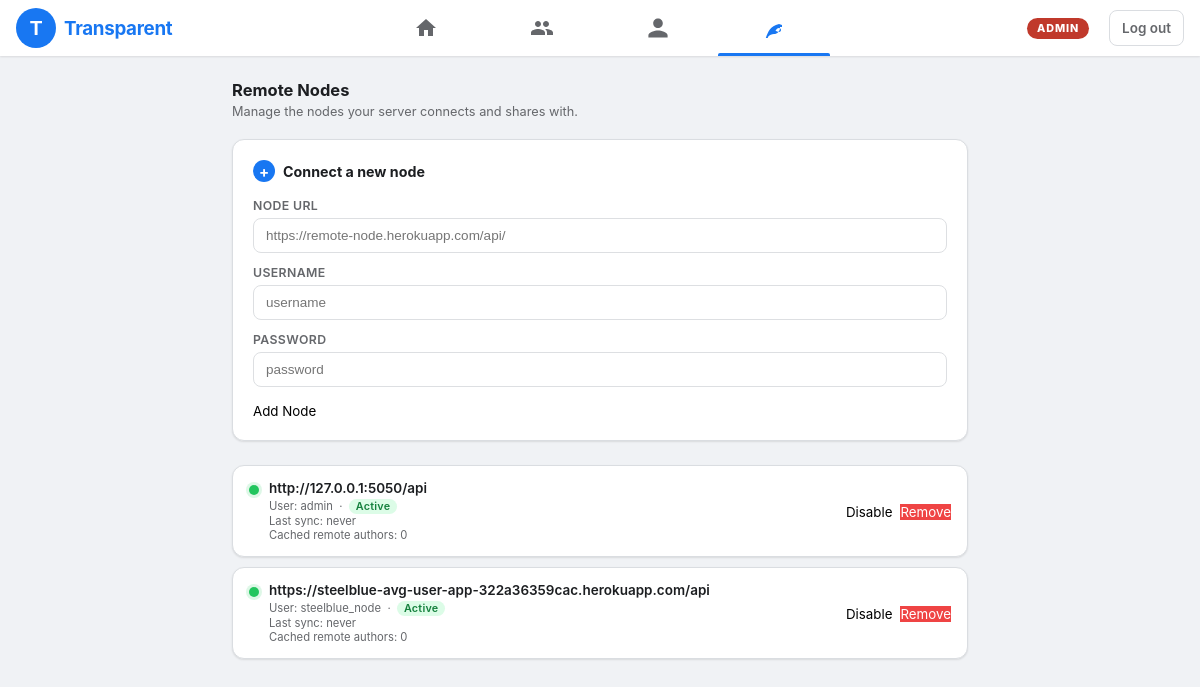
The app's page /nodes/ (signed in) with its own data.
### nodes/models.py (models this page shows, shortened)
class Node(models.Model):
    base_url = models.URLField(unique=True, blank=True, null=True)
    username = models.CharField(max_length=255)
    password = models.CharField(max_length=255)
    active = models.BooleanField(default=True)
    last_sync_attempt_at = models.DateTimeField(null=True, blank=True)
    last_sync_success_at = models.DateTimeField(null=True, blank=True)
    last_sync_error = models.TextField(blank=True, default="")
    last_sync_count = models.PositiveIntegerField(default=0)
    objects = NodeQuerySet.as_manager()
    class Meta:
        ordering = ["base_url"]

### nodes/views.py (the view)
# urls.py: path("", views.nodes_list, name="nodes_list"),
@staff_member_required
def nodes_list(request):
    nodes = Node.objects.exclude(base_url__isnull=True).exclude(base_url="").order_by("base_url")
    return render(request, "nodes.html", {"nodes": nodes, "active_nav": "nodes"})

### templates/nodes.html (shortened to what this page needs)
{% load static %}
<!doctype html>
<html lang="en">
  <head>
    <link rel="stylesheet" href="{% static 'base.css' %}" />
    <link rel="stylesheet" href="{% static 'stream.css' %}" />
  </head>
  <body>
    {% include "ui/_header.html" %}
    <main class="nodes-wrap">
      <div class="nodes-page-title">Remote Nodes</div>
      <div class="nodes-page-subtitle">
        Manage the nodes your server connects and shares with.
      </div>
      <div class="nodes-add-card">
        <div class="nodes-add-card__title">Connect a new node</div>
        <form method="post" action="{% url 'nodes_add' %}">
          <div class="nodes-field">
            <label>Node URL</label>
            <input
              type="url"
              name="base_url"
              placeholder="https://remote-node.herokuapp.com/api/"
              required
            />
          </div>
          <div class="nodes-field">
            <label>Username</label>
            <input
              type="text"
              name="username"
              placeholder="username"
              required
            />
          </div>
          <div class="nodes-field">
            <label>Password</label>
            <input
              type="password"
              name="password"
              placeholder="password"
              required
            />
          </div>
          <button
            type="submit"
            class="overlay-btn overlay-btn--primary"
            style="margin-top: 4px"
          >
            Add Node
          </button>
        </form>
      </div>
      {% for node in nodes %}
      <div
        class="node-card {% if not node.active %}node-card--disabled{% endif %}"
      >
        <div class="node-card__left">
          <span
            class="node-status-dot {% if node.active %}node-status-dot--active{% else %}node-status-dot--disabled{% endif %}"
          ></span>
          <div>
            <div class="node-card__url">{{ node.base_url }}</div>
            <div class="node-card__meta">
              User: {{ node.username }} &nbsp;&middot;&nbsp;
              <span
                class="node-badge {% if node.active %}node-badge--active{% else %}node-badge--disabled{% endif %}"
                >{% if node.active %}Active{% else %}Disabled{% endif %}</span
              >
              <br />
              {% if node.last_sync_attempt_at %}
              Last sync: {{ node.last_sync_attempt_at }}
              {% else %}
              Last sync: never
              {% endif %}
              <br />
              Cached remote authors: {{ node.last_sync_count }}
            </div>
          </div>
        </div>
        <div class="node-card__actions">
          <form method="post" action="{% url 'nodes_toggle' node.pk %}">
            <button
              type="submit"
              class="overlay-btn {% if node.active %}overlay-btn--secondary{% else %}overlay-btn--primary{% endif %}"
            >
              {% if node.active %}Disable{% else %}Enable{% endif %}
            </button>
          </form>
          <form method="post" action="{% url 'nodes_delete' node.pk %}">
            <button
              type="submit"
              class="overlay-btn overlay-btn--danger"
              onclick="return confirm('Remove this node?');"
            >
              Remove
            </button>
          </form>
        </div>
      </div>
      {% endfor %}
    </main>
  </body>
</html>

### static/base.css (style rules this page uses)
:root { --primary: #1877f2; --primary-hover: #166fe5; --green: #42b72a; --green-hover: #36a420; --bg: #f0f2f5; --surface: #ffffff; --surface-hover: #f2f2f2; --text-primary: #1c1e21; --text-secondary: #65676b; --text-muted: #8a8d91; --border: #dadde1; --border-input: #dddfe2; --error-bg: #fff0f0; --error-border: #f5c2c2; --error-color: #c0392b; --navbar-height: 56px; --radius: 8px; --radius-lg: 12px; --avatar-size: 40px; --avatar-sm: 32px; --shadow: 0 1px 2px rgba(0, 0, 0, .1); --shadow-card: 0 2px 4px rgba(0, 0, 0, .1), 0 8px 16px rgba(0, 0, 0, .1); --font: -apple-system, BlinkMacSystemFont, "Segoe UI", Roboto, Helvetica, Arial, sans-serif; }
*, *::before, *::after { box-sizing: border-box; margin: 0; padding: 0; }
html { font-size: 15px; }
body { font-family: var(--font); background: var(--bg); color: var(--text-primary); min-height: 100vh; }
button { font-family: var(--font); cursor: pointer; border: none; background: none; }
.overlay-btn--danger { background: #ef4444; color: #fff; border-color: #ef4444; }

### templates/nodes.html (style rules this page uses)
.nodes-wrap { max-width: 760px; margin: calc(var(--navbar-height) + 24px) auto 40px; padding: 0 12px; }
.nodes-page-title { font-size: 1.1rem; font-weight: 700; color: var(--text-primary); margin-bottom: 4px; }
.nodes-page-subtitle { font-size: 0.85rem; color: var(--text-secondary); margin-bottom: 20px; }
.nodes-add-card { background: var(--surface); border: 1px solid var(--border); border-radius: var(--radius-lg); padding: 20px; margin-bottom: 24px; box-shadow: var(--shadow); }
.nodes-add-card__title { font-size: 0.95rem; font-weight: 700; color: var(--text-primary); margin-bottom: 16px; display: flex; align-items: center; gap: 8px; }
.nodes-add-card__title::before { content: "+"; display: inline-flex; align-items: center; justify-content: center; width: 22px; height: 22px; background: var(--primary); color: #fff; border-radius: 50%; font-size: 1rem; font-weight: 700; flex-shrink: 0; }
.nodes-field { margin-bottom: 12px; }
.nodes-field label { display: block; font-size: 0.82rem; font-weight: 600; color: var(--text-secondary); margin-bottom: 5px; text-transform: uppercase; letter-spacing: 0.03em; }
.nodes-field input { width: 100%; border: 1px solid var(--border-input); border-radius: var(--radius); padding: 9px 12px; font-size: 0.9rem; background: var(--surface); color: var(--text-primary); transition: border-color 0.15s; }
.node-card { background: var(--surface); border: 1px solid var(--border); border-radius: var(--radius-lg); padding: 14px 16px; margin-bottom: 10px; display: flex; align-items: center; justify-content: space-between; gap: 12px; box-shadow: var(--shadow); transition: box-shadow 0.15s; }
.node-card__left { display: flex; align-items: flex-start; gap: 10px; min-width: 0; }
.node-status-dot { width: 10px; height: 10px; border-radius: 50%; flex-shrink: 0; margin-top: 5px; }
.node-status-dot--active { background: #22c55e; box-shadow: 0 0 0 3px rgba(34, 197, 94, 0.15); }
.node-card__url { font-weight: 600; font-size: 0.9rem; color: var(--text-primary); word-break: break-all; }
.node-card__meta { font-size: 0.75rem; color: var(--text-secondary); margin-top: 3px; }
.node-badge { display: inline-block; padding: 1px 7px; border-radius: 20px; font-size: 0.72rem; font-weight: 600; letter-spacing: 0.02em; }
.node-badge--active { background: #dcfce7; color: #15803d; }
.node-card__actions { display: flex; gap: 8px; flex-shrink: 0; }

### records on screen
Node: active True (drawn), base_url "http://127.0.0.1:5050/api", username "admin", shows "Last sync: never", last_sync_count "0"
Node: active True (drawn), base_url "https://steelblue-avg-user-app-322a36359cac.herokuapp.com/api", username "steelblue_node", shows "Last sync: never", last_sync_count "0"
